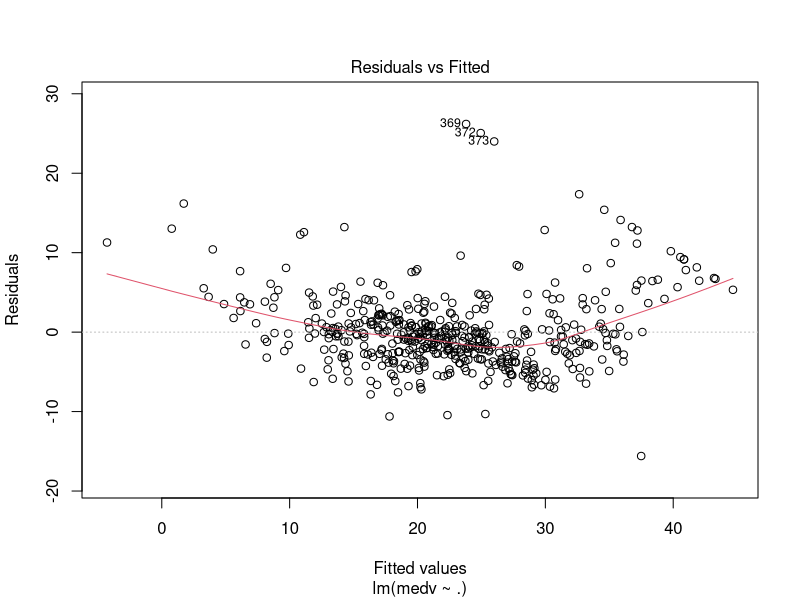
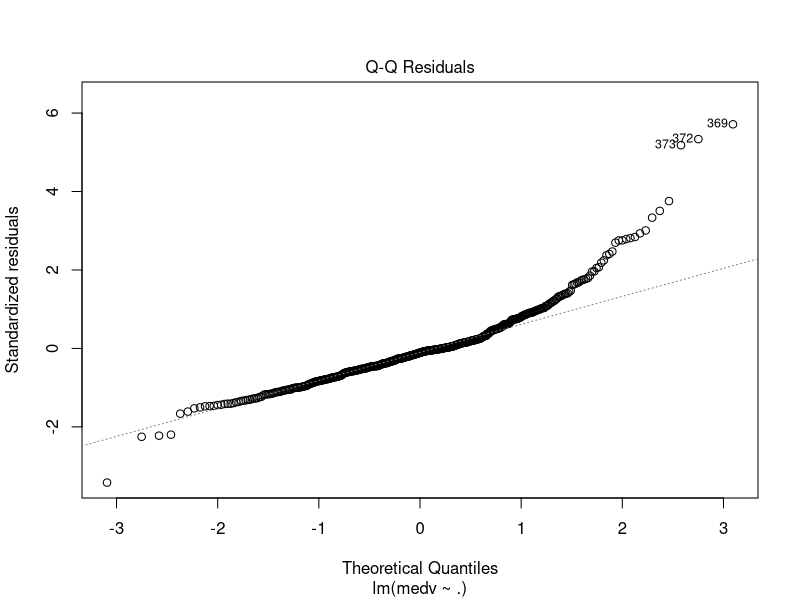

Here is the R script that generated these plots, in order:
## ---- chunk 1
library(MASS)
# The Boston dataset is inside the MASS package

## ---- chunk 2
mod <- lm(medv ~ ., Boston)
library(lmtest)
plot(mod,1)
plot(mod,2)
bptest(mod)
ks.test(rstandard(mod), "pnorm")
## ---- chunk 3
mod_log <- lm(log(medv) ~ crim, Boston)
coef(mod_log)
## ---- chunk 4
summary(mod_log)
## ---- chunk 5

## ---- chunk 6

## ---- chunk 7

## ---- chunk 8

## ---- chunk 9

